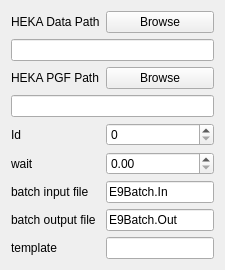
       <widget class="QWidget" name="tab_3">
        <attribute name="title">
         <string>Settings</string>
        </attribute>
        <layout class="QFormLayout" name="formLayout_8">
         <item row="0" column="0">
          <widget class="QLabel" name="label_4">
           <property name="text">
            <string>HEKA Data Path</string>
           </property>
          </widget>
         </item>
         <item row="0" column="1">
          <widget class="QPushButton" name="browseData_pushButton">
           <property name="text">
            <string>Browse</string>
           </property>
          </widget>
         </item>
         <item row="1" column="0" colspan="2">
          <widget class="QLineEdit" name="hekaDataPath_lineEdit"/>
         </item>
         <item row="2" column="0">
          <widget class="QLabel" name="label_25">
           <property name="text">
            <string>HEKA PGF Path</string>
           </property>
          </widget>
         </item>
         <item row="2" column="1">
          <widget class="QPushButton" name="browseTempalate_pushButton">
           <property name="text">
            <string>Browse</string>
           </property>
          </widget>
         </item>
         <item row="3" column="0" colspan="2">
          <widget class="QLineEdit" name="hekaTemplatePath_lineEdit"/>
         </item>
         <item row="4" column="0">
          <widget class="QLabel" name="label_5">
           <property name="text">
            <string>Id</string>
           </property>
          </widget>
         </item>
         <item row="4" column="1">
          <widget class="QSpinBox" name="id_spinBox">
           <property name="sizePolicy">
            <sizepolicy hsizetype="Expanding" vsizetype="Fixed">
             <horstretch>0</horstretch>
             <verstretch>0</verstretch>
            </sizepolicy>
           </property>
           <property name="maximum">
            <number>100000000</number>
           </property>
          </widget>
         </item>
         <item row="5" column="0">
          <widget class="QLabel" name="label_6">
           <property name="text">
            <string>wait</string>
           </property>
          </widget>
         </item>
         <item row="5" column="1">
          <widget class="QDoubleSpinBox" name="wait_SpinBox">
           <property name="sizePolicy">
            <sizepolicy hsizetype="Expanding" vsizetype="Fixed">
             <horstretch>0</horstretch>
             <verstretch>0</verstretch>
            </sizepolicy>
           </property>
          </widget>
         </item>
         <item row="6" column="1">
          <widget class="QLineEdit" name="lineEdit_In">
           <property name="text">
            <string>E9Batch.In</string>
           </property>
          </widget>
         </item>
         <item row="7" column="1">
          <widget class="QLineEdit" name="lineEdit_Out">
           <property name="text">
            <string>E9Batch.Out</string>
           </property>
          </widget>
         </item>
         <item row="6" column="0">
          <widget class="QLabel" name="label_29">
           <property name="text">
            <string>batch input file</string>
           </property>
          </widget>
         </item>
         <item row="7" column="0">
          <widget class="QLabel" name="label_30">
           <property name="text">
            <string>batch output file</string>
           </property>
          </widget>
         </item>
         <item row="8" column="1">
          <widget class="QLineEdit" name="template_lineEdit"/>
         </item>
         <item row="8" column="0">
          <widget class="QLabel" name="label_39">
           <property name="text">
            <string>template</string>
           </property>
          </widget>
         </item>
        </layout>
       </widget>
